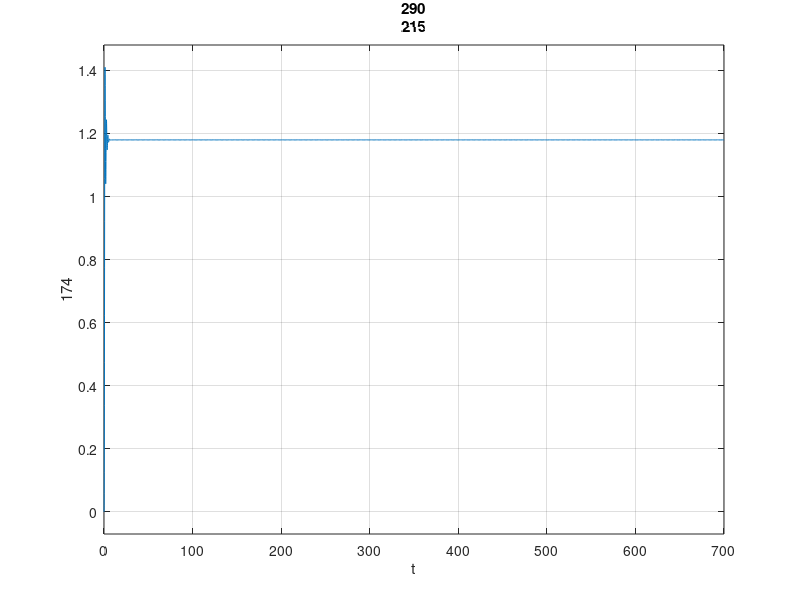
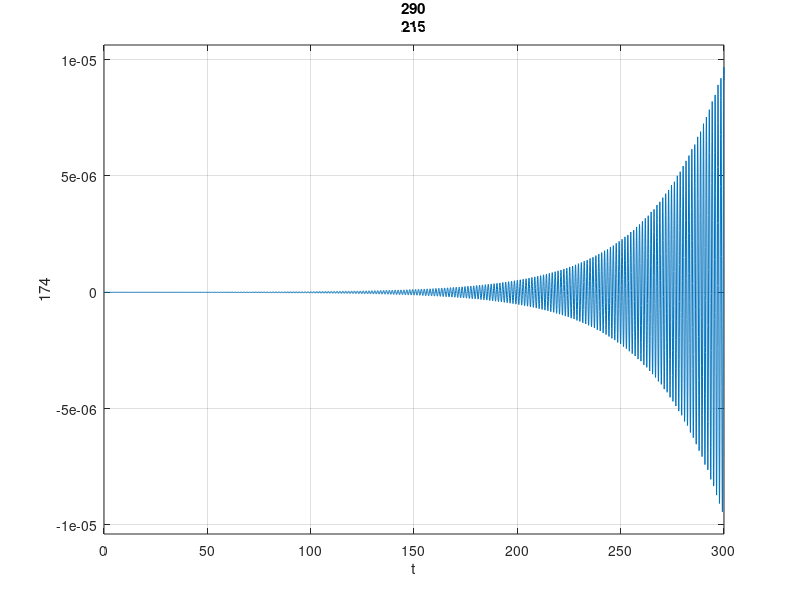

Here is the MATLAB script that generated these plots, in order:
m = 0.11;
g = 9.84;
j = 19*10^(-3);
jb = 9.99*10^(-6);
p0 = 0;

r = 159/9999;
A = [0,1,0,0;0,0,(-1*m*g/(jb/r^2+m)),0;0,0,0,1;((-1*m*g)/(m*p0^2+j)),0,0,0];
B = [0;0;0;(1/(m*p0^2+j))];
C = [1 0 0 0];
D = 0;
[b,a] = ss2tf(A,B,C,D);
s = tf('s');
G = -b(5)/(s^4+a(5));  

s = tf('s');
G2 = b(5)/( (s+sqrt(sqrt(-1*a(5))))*(s^2+sqrt(-a(5))) );
k = 0.13;
CG1 = k*G2/(1+k*G2) ;
b2=[-49.54 , - 223.2 , - 1006 ,- 4533];
a2=[1, 9.013 ,60.93,316.5   , 1014 , 2711 , 3843];
[A2,B2,C2_prime,D2]=tf2ss(b2,a2);
C2=eye(6);
figure
for i =1:6
    subplot(3,2,i);
    sys = ss(A2,B2,C2(i,:),D2);
    step(sys);
    xlabel('t');
    ylabel("x"+num2str(i));
    title("x"+num2str(i)+"(t)");
end
k = -10^(-10);
CG1 = k*G2/(1+k*G2) ;
b2=[3.81e-08 , 1.717e-07 , 7.738e-07 , 3.487e-06];
a2=[ 1 ,9.013 , 60.93 , 366.1 ,1237,  3717 , 8376];
[A2,B2,C2_prime,D2]=tf2ss(b2,a2);
C2=eye(6);
figure
for i =1:6
    subplot(3,2,i);
    sys = ss(A2,B2,C2(i,:),D2);
    step(sys);
    xlabel('t');
    ylabel("x"+num2str(i));
    title("x"+num2str(i)+"(t)");
end